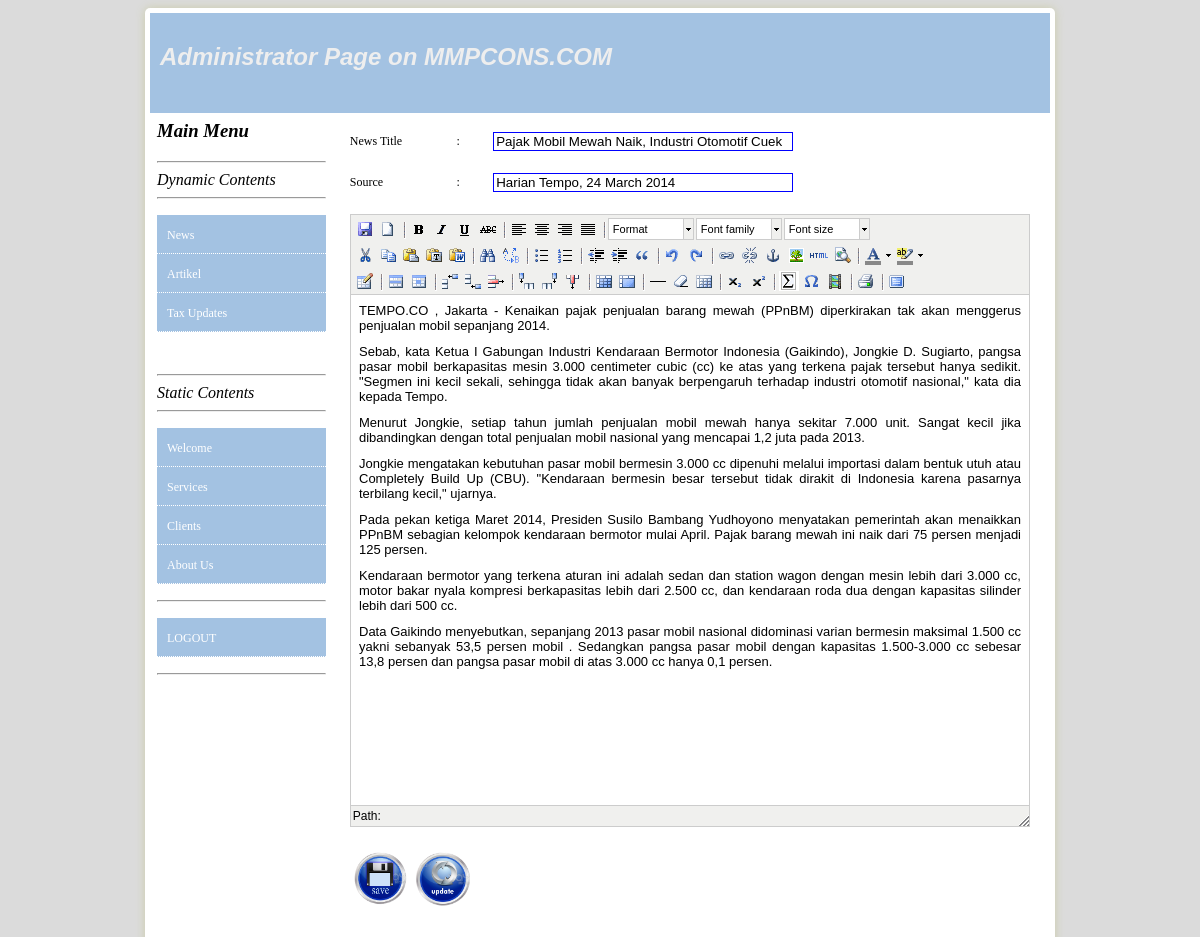
The app's page /admin/index.php?opt=4&id=6&mod=news (signed in) with its own data.
### tables this page shows
CREATE TABLE `tbl_posting` (
  `id_post` int(11) NOT NULL AUTO_INCREMENT,
  `id_user` int(11) NOT NULL,
  `tgl_post` date NOT NULL,
  `jam_post` time NOT NULL,
  `icon_post` varchar(200) DEFAULT NULL,
  `jdl_post` varchar(100) NOT NULL,
  `category` varchar(50) NOT NULL,
  `source` varchar(50) NOT NULL,
  `isi` text NOT NULL,
  PRIMARY KEY (`id_post`)
);

### admin/pages/news.php (the view, shortened to what this page needs)
<?php
	include "../conf/conn.php";
	$id = $_GET['id'];
	$qry_take = mysqli_query($conn,"select * from tbl_posting where id_post='$id';");
	$hasil = mysqli_fetch_array($qry_take,MYSQLI_ASSOC);
?>
						<form name="news" action="pages/inputdynamic.php" method="POST">
						<table border="0px" width="100%" id="posting" cellpadding="10px">
						<tr>
							<td width="15%" >News Title</td>
							<td width="5%">:</td>
							<td width="80%"><input type="text" name="judul" class="textbox" value="<?php echo $hasil['jdl_post']; ?>"/></td>
						</tr>
						<tr>
							<td width="15%" >Source</td>
							<td width="5%">:</td>
							<td width="80%"><input type="text" name="source" class="textbox" value="<?php echo $hasil['source']; ?>"/></td>
						</tr>
						<tr>
							<td align="left" colspan="3">
							</td>
						</tr>
						<tr>
							<td align="left" colspan="3">
								<input type="image" name="save" src="img/save.png" height=60px width=60px />
								<input type="image" name="update" src="img/update.png" height=60px width=60px />
							</td>
						</tr>
						</table>
						</form>

### admin/css/admin.css (style rules this page uses)
body { background-color:#DBDBDB; }
#posting { font-family:tahoma; font-size:12px; }
.textbox { width:300px; border:1px solid blue; }

### admin/tiny_mce/themes/advanced/skins/default/content.css (style rules this page uses)
body, td, pre { color:#000; font-family:Verdana, Arial, Helvetica, sans-serif; font-size:10px; margin:8px; }
body { background:#FFF; }
table { cursor:default }
table td, table th { cursor:text }

### records on screen
tbl_posting: judul "Pajak Mobil Mewah Naik, Industri Otomotif Cuek", source "Harian Tempo, 24 March 2014"
